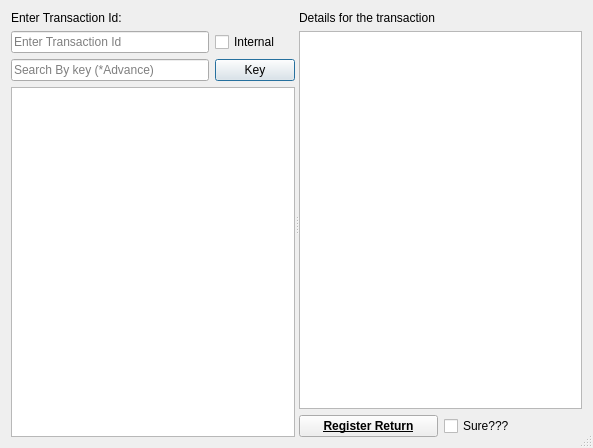
<?xml version="1.0" encoding="UTF-8"?>
<ui version="4.0">
 <class>Dialog</class>
 <widget class="QDialog" name="Dialog">
  <property name="geometry">
   <rect>
    <x>0</x>
    <y>0</y>
    <width>593</width>
    <height>448</height>
   </rect>
  </property>
  <property name="windowTitle">
   <string>EMS | Return Facility</string>
  </property>
  <property name="sizeGripEnabled">
   <bool>true</bool>
  </property>
  <property name="modal">
   <bool>false</bool>
  </property>
  <layout class="QVBoxLayout" name="verticalLayout">
   <item>
    <widget class="QSplitter" name="splitter">
     <property name="orientation">
      <enum>Qt::Horizontal</enum>
     </property>
     <widget class="QWidget" name="layoutWidget">
      <layout class="QGridLayout" name="gridLayout">
       <item row="1" column="1">
        <widget class="QCheckBox" name="internal">
         <property name="text">
          <string>Internal</string>
         </property>
        </widget>
       </item>
       <item row="1" column="0">
        <widget class="QLineEdit" name="tid">
         <property name="whatsThis">
          <string comment="Enter the transaction id from the recipt ." extracomment="Enter the transaction id from the recipt "/>
         </property>
         <property name="placeholderText">
          <string>Enter Transaction Id</string>
         </property>
        </widget>
       </item>
       <item row="3" column="0" colspan="2">
        <widget class="QTableWidget" name="ttable"/>
       </item>
       <item row="0" column="0" colspan="2">
        <widget class="QLabel" name="label">
         <property name="text">
          <string>Enter Transaction Id:</string>
         </property>
        </widget>
       </item>
       <item row="2" column="1">
        <widget class="QPushButton" name="key_chk_button">
         <property name="text">
          <string>Key</string>
         </property>
        </widget>
       </item>
       <item row="2" column="0">
        <widget class="QLineEdit" name="key">
         <property name="echoMode">
          <enum>QLineEdit::Password</enum>
         </property>
         <property name="dragEnabled">
          <bool>true</bool>
         </property>
         <property name="placeholderText">
          <string>Search By key (*Advance)</string>
         </property>
        </widget>
       </item>
      </layout>
     </widget>
     <widget class="QWidget" name="layoutWidget">
      <layout class="QGridLayout" name="gridLayout_2">
       <item row="0" column="0" colspan="2">
        <widget class="QLabel" name="label_2">
         <property name="text">
          <string>Details for the transaction</string>
         </property>
        </widget>
       </item>
       <item row="1" column="0" colspan="2">
        <widget class="QTextBrowser" name="scr"/>
       </item>
       <item row="2" column="0">
        <widget class="QPushButton" name="return_button">
         <property name="font">
          <font>
           <weight>75</weight>
           <bold>true</bold>
           <underline>true</underline>
          </font>
         </property>
         <property name="styleSheet">
          <string notr="true">color:&quot;dark red&quot;</string>
         </property>
         <property name="text">
          <string>Register Return</string>
         </property>
        </widget>
       </item>
       <item row="2" column="1">
        <widget class="QCheckBox" name="assertain">
         <property name="text">
          <string>Sure???</string>
         </property>
        </widget>
       </item>
      </layout>
     </widget>
    </widget>
   </item>
  </layout>
 </widget>
 <resources/>
 <connections/>
</ui>
